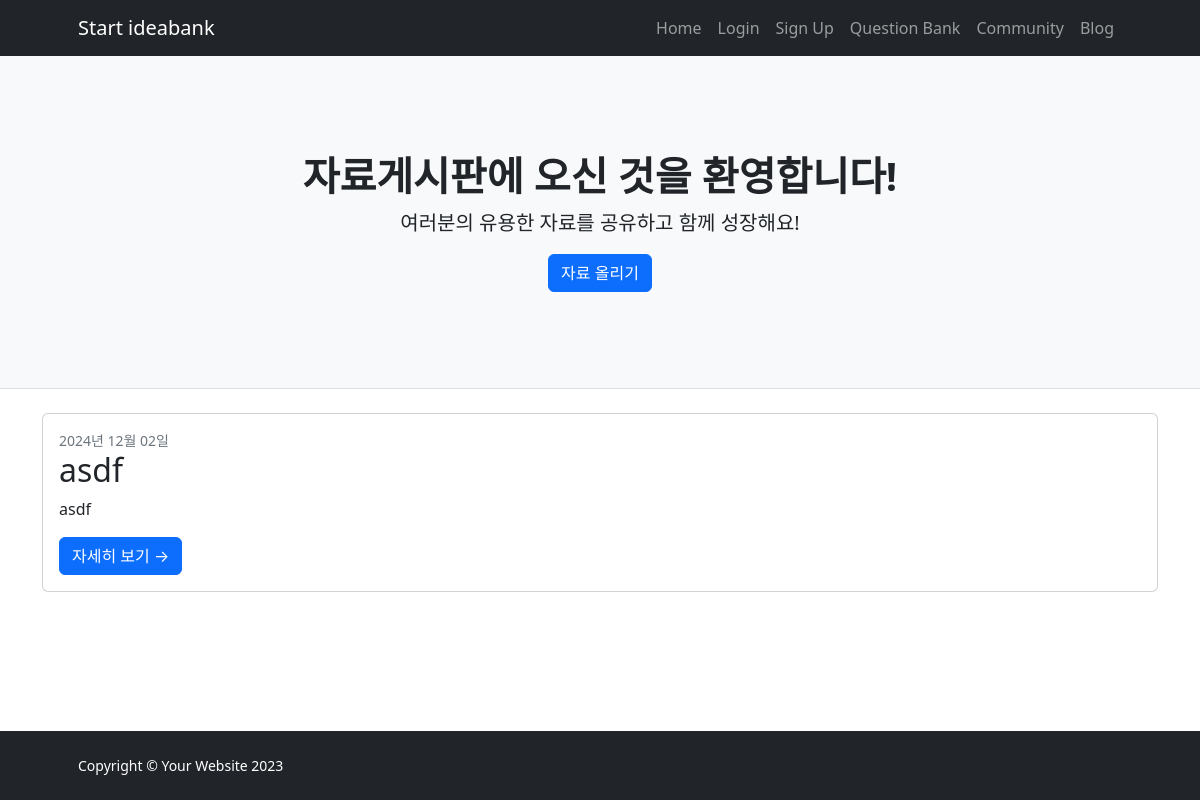
The app's page /resources-board/, older data.
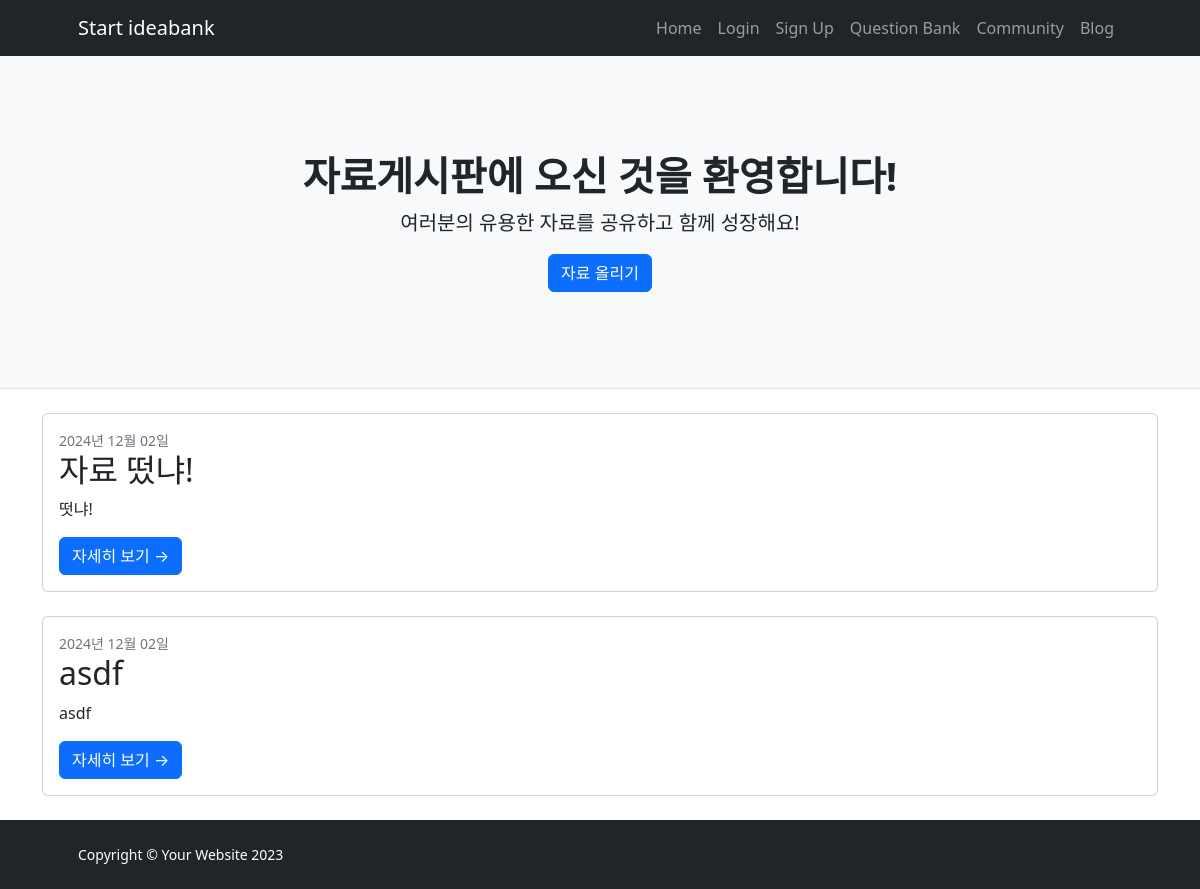
The same page, newer data.
### IBK_ossproject/models.py (models this page shows, shortened)
class Data(models.Model):
    CATEGORY_CHOICES = [
        ('알고리즘', '알고리즘'),
        ('자료구조', '자료구조'),
        ('프로그래밍 언어', '프로그래밍 언어'),
        ('기타', '기타'),
    ]
    title = models.CharField(max_length=255)  # 질문 제목
    content = models.TextField(default="기본 내용 없음")  # 질문 내용, 기본값 설정
    category = models.CharField(max_length=100, choices=CATEGORY_CHOICES, blank=True, null=True)  # 카테고리
    author = models.ForeignKey(User, on_delete=models.CASCADE, related_name='data_posts')  # 작성자
    created_at = models.DateTimeField(auto_now_add=True)  # 작성일

### IBK_ossproject/views.py (the view)
# urls.py: path('resources-board/', views.resources_board, name='resources_board'), # 자료 게시판
def resources_board(request):
    datas = Data.objects.all().order_by('-created_at')
    return render(request, 'resources-board.html', {'datas': datas})

### templates/resources-board.html (shortened to what this page needs)
{% extends 'base.html' %}
{% block content %}
    <header class="py-5 bg-light border-bottom mb-4">
        <div class="container">
            <div class="text-center my-5">
                <h1 id="header-title" class="fw-bolder editable" contenteditable="false">자료게시판에 오신 것을 환영합니다!</h1>
                <p id="header-description" class="lead mb-0 editable" contenteditable="false">여러분의 유용한 자료를 공유하고 함께 성장해요!</p>
                <a id="header-button" href="{% url 'data_upload' %}" class="btn btn-primary mt-3">자료 올리기</a>
            </div>
        </div>
    </header>
    <div class="container">
        <div class="row">
            <div class="col-lg-12">
                {% for data in datas %}
                <div class="card mb-4">
                    <div class="card-body">
                        <div class="small text-muted">{{ data.created_at|date:"Y년 m월 d일" }}</div>
                        <h2 class="card-title">{{ data.title }}</h2>
                        <p class="card-text">{{ data.content|truncatewords:20 }}</p>
                        <a class="btn btn-primary" href="{% url 'data_detail' data.id %}">자세히 보기 →</a>
                    </div>
                </div>
                {% empty %}
                <p>아직 등록된 자료가 없습니다. 자료를 작성해 보세요!</p>
                {% endfor %}
            </div>
        </div>
    </div>
{% endblock %}

Row changes from the older to the newer data that the page shows:
added Data: created_at "2024년 12월 02일", title "자료 떴냐!", content "떳냐!"
